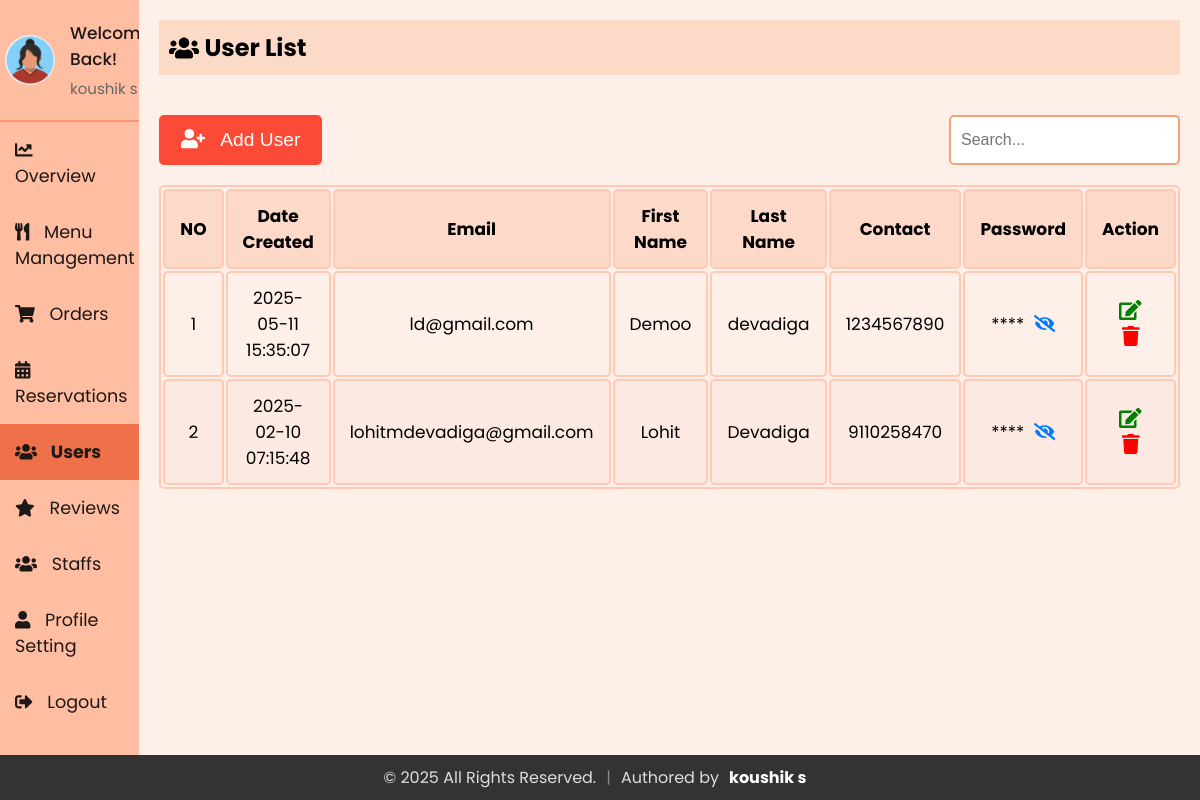
The page /Admin/users.php (signed in) on the database its author committed.
### tables this page shows
CREATE TABLE `staff` (
  `id` int(11) NOT NULL,
  `firstName` varchar(50) NOT NULL,
  `lastName` varchar(50) NOT NULL,
  `email` varchar(100) NOT NULL,
  `contact` varchar(15) DEFAULT NULL,
  `role` enum('superadmin','admin','delivery boy','waiter') NOT NULL,
  `password` varchar(255) NOT NULL,
  `createdAt` timestamp NOT NULL DEFAULT current_timestamp(),
  `updatedAt` timestamp NOT NULL DEFAULT current_timestamp() ON UPDATE current_timestamp(),
  `profile_image` varchar(255) NOT NULL DEFAULT 'default.jpg'
);

CREATE TABLE `users` (
  `email` varchar(255) NOT NULL,
  `firstName` varchar(255) NOT NULL,
  `lastName` varchar(255) NOT NULL,
  `contact` varchar(10) NOT NULL,
  `password` varchar(20) NOT NULL,
  `dateCreated` timestamp NOT NULL DEFAULT current_timestamp(),
  `profile_image` varchar(255) NOT NULL DEFAULT 'default.jpg'
);

### Admin/sidebar.php (called while the page is built, shortened)
<?php
include 'db_connection.php';
$admin_email = isset($_SESSION['email']) ? $_SESSION['email'] : '';
function getAdminInfo($email)
{
  global $conn;
  $stmt = $conn->prepare("SELECT firstName, lastName, email, profile_image FROM staff WHERE email = ?");
  $stmt->bind_param("s", $email);
  $stmt->execute();
  $stmt->bind_result($firstName, $lastName, $email,  $profile_image);
  return [
    'firstName' => $firstName ?: '',
    'lastName' => $lastName ?: '',
    'email' => $email ?: '',
    'profile_image' => $profile_image ?: 'default.jpg'
  ];
}
$admin_info = getAdminInfo($admin_email);
?>

### Admin/users.php (the view, shortened to what this page needs)
<?php
include 'db_connection.php';
$search = '';
?>
<?php
include 'sidebar.php';
?>
<!DOCTYPE html>
<html lang="en">
<head>
  <link rel="stylesheet" href="https://cdnjs.cloudflare.com/ajax/libs/font-awesome/5.15.3/css/all.min.css">
  <link rel="stylesheet" href="admin_user.css">
  <link rel="stylesheet" href="sidebar.css">
</head>
<body>
  <div class="sidebar">
    <div class="profile-section">
      <img src="../uploads/<?php echo htmlspecialchars($admin_info['profile_image']); ?>" alt="Profile Picture">
      <div class="info">
        <h3>Welcome Back!</h3>
        <p><?php echo htmlspecialchars($admin_info['firstName']) . ' ' . htmlspecialchars($admin_info['lastName']); ?></p>
      </div>
    </div>
    <ul>
      <li><a href="index.php"><i class="fas fa-chart-line" style="margin-right: 10px;"></i> Overview</a></li>
      <li><a href="admin_menu.php" ><i class="fas fa-utensils" style="margin-right: 10px;"></i> Menu Management</a></li>
      <li><a href="admin_orders.php"><i class="fas fa-shopping-cart" style="margin-right: 10px;"></i> Orders</a></li>
      <li><a href="reservations.php"><i class="fas fa-calendar-alt" style="margin-right: 10px;"></i> Reservations</a></li>
      <li><a href="users.php" class="active"><i class="fas fa-users" style="margin-right: 10px;"></i> Users</a></li>
      <li><a href="reviews.php"><i class="fas fa-star" style="margin-right: 10px;"></i> Reviews</a></li>
      <li><a href="staffs.php" ><i class="fas fa-users" style="margin-right: 10px;"></i> Staffs</a></li>
      <li><a href="profile.php"><i class="fas fa-user" style="margin-right: 10px;"></i> Profile Setting</a></li>
      <li style="margin-right: 10px;"><a href="logout.php"><i class="fas fa-sign-out-alt" style="margin-right: 10px;"></i> Logout</a></li>
    </ul>
  </div>
  <div class="content">
    <div class="header">
      <h2><i class="fas fa-users"></i>&nbsp;User List</h2>
    </div>
    <div class="actions">
      <button onclick="openaddUserModal()"><i class="fas fa-user-plus"></i> &nbsp; Add User</button>
      <form method="POST" id="searchForm" class="search-bar">
        <input type="text" name="search" placeholder="Search..." value="<?php echo htmlspecialchars($search); ?>">
      </form>
    </div>
    <table id="userTable">
      <thead>
        <tr>
          <th>NO</th>
          <th>Date Created</th>
          <th>Email</th>
          <th>First Name</th>
          <th>Last Name</th>
          <th>Contact</th>
          <th>Password</th>
          <th>Action</th>
        </tr>
      </thead>
      <tbody>
        <?php
        $sql = "SELECT * FROM users";
        $result = $conn->query($sql);
        if ($result->num_rows > 0) {
          $counter = 1;
          while ($row = $result->fetch_assoc()) {
            $passwordMasked = str_repeat('*', strlen($row['password']));
            echo "<tr>
                      <td>{$counter}</td>
                      <td>{$row['dateCreated']}</td>
                      <td>{$row['email']}</td>
                      <td>{$row['firstName']}</td>
                      <td>{$row['lastName']}</td>
                      <td>{$row['contact']}</td>
                      <td>
                          <span class='password-masked'>{$passwordMasked}</span>
                          <span class='password-visible' style='display: none;'>{$row['password']}</span>
                          <i class='fas fa-eye-slash toggle-password' onclick='togglePassword(this)'></i>
                      </td>
                      <td>
                          <button id='editbtn' onclick='openEditUserModal(this)' data-email='{$row['email']}' data-firstname='{$row['firstName']}' data-lastname='{$row['lastName']}' data-contact='{$row['contact']}' data-password='{$row['password']}'><i class='fas fa-edit'></i></button>
                          <button id='deletebtn' onclick=\"deleteItem('{$row['email']}')\"><i class='fas fa-trash'></i></button>
                      </td>
                  </tr>";
            $counter++;
          }
        } else {
          echo "<tr><td colspan='8' style='text-align: center;'>No Users Found</td></tr>";
        }
        ?>
      </tbody>
    </table>
  </div>
</body>
</html>

### Admin/admin_user.css (style rules this page uses)
* { margin: 0; padding: 0; }
body { background: #fef0e8; font-family: "Poppins", sans-serif; margin: 0; }
.content { margin-bottom: 40px; }
.actions { display: flex; justify-content: space-between; align-items: center; margin-top: 40px; margin-bottom: 20px; }
#userTable td { position: relative; }
#userTable .fa-eye, #userTable .fa-eye-slash { cursor: pointer; margin-left: 5px; color: #007bff; }
.search-bar input { padding: 14px 10px; font-size: 16px; border-radius: 5px; border: 2px solid #f4a178; cursor: pointer; outline: none; }
.header { padding: 10px; background-color: #fbdac7; margin-bottom: 20px; display: flex; align-items: center; }
table { width: 100%; border: 2px solid #ffc9b3; font-size: 17px; text-align: center; cursor: pointer; border-radius: 5px; }
table th, table td { padding: 12px 15px; border: 2px solid #ffc9b3; border-radius: 5px; }
table th { background-color: #fdd9c9; }
table tr:nth-of-type(even) { background-color: #fce9e2; }
button { background-color: #fb4a36; color: white; border: 2px solid #fb4a36; padding: 12px 20px; cursor: pointer; border-radius: 5px; transition: all 0.3s ease; font-size: 1.2rem; }
#editbtn, #deletebtn { font-size: 20px; background: none; border: none; padding: 0 0 0 0; outline: none; cursor: pointer; padding: 0 5px 0 5px; }
#editbtn { color: green; }
#deletebtn { color: red; }
.sidebar ul li a.active { font-weight: bold; }

### Admin/sidebar.css (style rules this page uses)
* { margin: 0; padding: 0; box-sizing: border-box; }
body { background: #fef0e8; font-family: "Poppins", sans-serif; display: flex; flex-direction: row; margin: 0; }
.sidebar { width: 250px; background-color: #ffbda1; color: #1d1818; overflow: auto; position: relative; min-height: 100vh; font-size: 1.1rem }
.sidebar ul li a { display: block; padding: 15px; text-decoration: none; color: #1d1818; transition: background-color 0.3s; }
.sidebar ul li a.active { background-color:#ee7149; font-weight: bold; }
.sidebar ul { list-style-type: none; padding: 0; }
.content { flex: 1; padding: 20px; }
.header { padding: 10px; background-color: #fbdac7; margin-bottom: 20px; display: flex; align-items: center; }
.header h2 { display: flex; align-items: center; }
.profile-section { padding: 20px 5px 20px 5px; display: flex; align-items: center; border-bottom: 2px solid rgba(253, 108, 77, 0.5); }
.profile-section img { width: 50px; height: 50px; border-radius: 50%; margin-right: 15px; }
.profile-section .info { flex-grow: 1; }
.profile-section .info h3 { margin: 0; font-size: 17px; font-weight: 500; }
.profile-section .info p { margin: 5px 0 0; font-size: 15px; color: #666; }
.sidebar ul li a.active { font-weight: bold; }

### Admin/users.php (style rules this page uses)
.sidebar ul li a.active { font-weight: bold; }

### rows shown on the page
staff: profile_image (picture), firstName "koushik", lastName "s"
users: dateCreated "2025-05-11 15:35:07", email "ld@gmail.com", firstName "Demoo", lastName "devadiga", contact "1234567890", password "****"
users: dateCreated "2025-02-10 07:15:48", email "lohitmdevadiga@gmail.com", firstName "Lohit", lastName "Devadiga", contact "9110258470", password "****"
